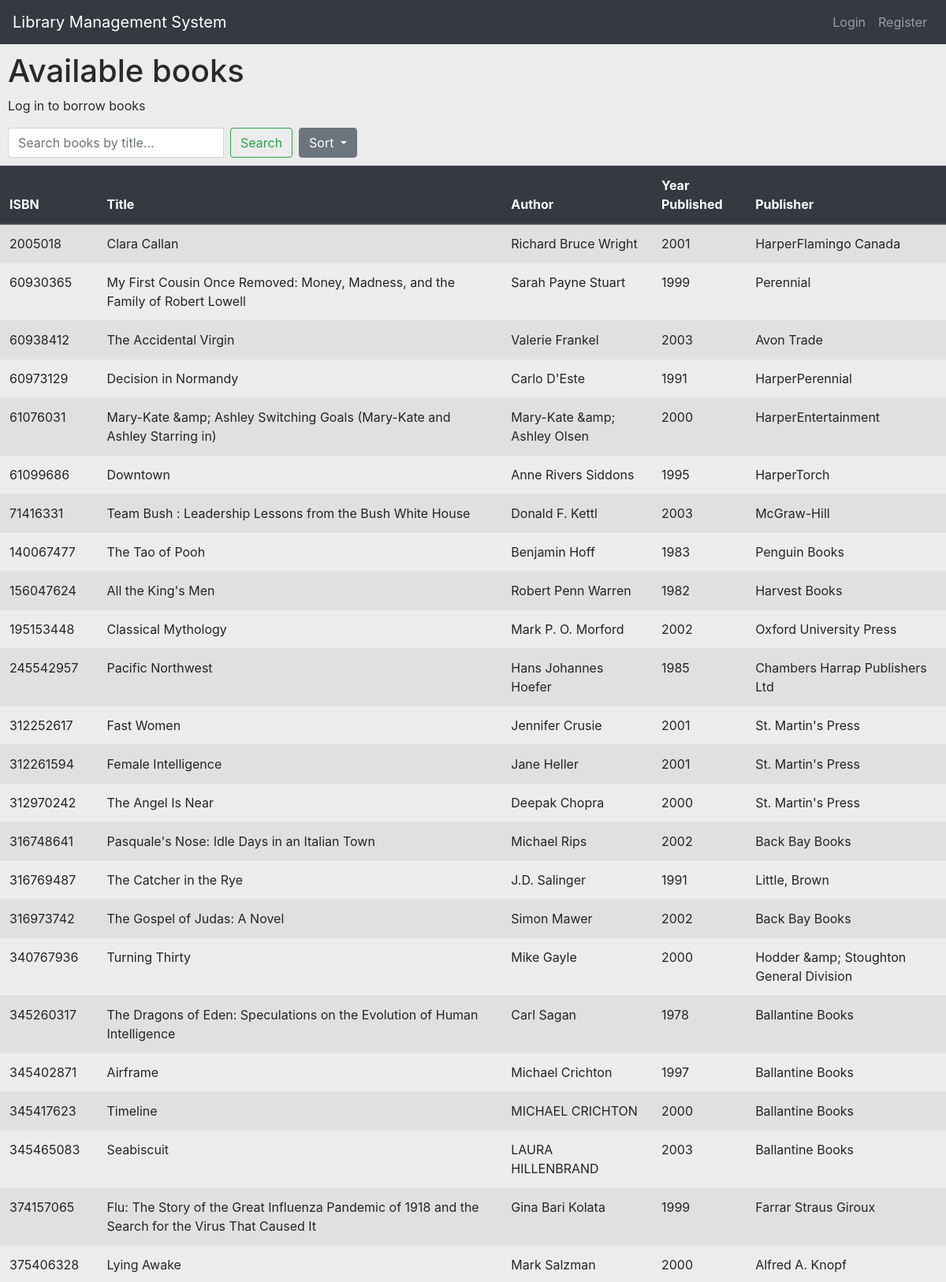
The page /home (upper part) on the database its author committed.
### library/models.py (models this page shows)
class Book(db.Model):
    isbn = db.Column(db.Integer, primary_key=True)
    title = db.Column(db.String(256), nullable=False)
    author = db.Column(db.String(256), nullable=False)
    year_published = db.Column(db.Integer, nullable=False)
    publisher = db.Column(db.String(256))
    ratings = db.relationship('Rating', backref='book', lazy='dynamic')
    borrowed = db.relationship('Borrowed', backref='book', lazy='dynamic')

### library/routes.py (the view)
@app.route('/')
@app.route('/home')
def home():
    search_query = request.args.get('search_query')
    sort_option = request.args.get('sort')
    if search_query and search_query.lower() != "all":
        books_query = Book.query.filter(Book.title.ilike(f'%{search_query}%'))
        flash("Search results for book title: '{}'".format(search_query), 'success')
    else:
        books_query = Book.query
    if sort_option == 'title_az':
        books_query = books_query.order_by(asc(Book.title))
    elif sort_option == 'title_za':
        books_query = books_query.order_by(desc(Book.title))
    elif sort_option == 'year_oldest':
        books_query = books_query.order_by(asc(Book.year_published))
    elif sort_option == 'year_newest':
        books_query = books_query.order_by(desc(Book.year_published))
    borrowed = exists().where(Book.isbn == Borrowed.isbn)
    books_query = books_query.filter(~borrowed)
    books = books_query.all()
    return render_template('home.html', books=books, search_query=search_query)

### library/templates/home.html (shortened to what this page needs)
{% extends 'base.html' %}
{% block content %}
    <h1 class="title" style="margin-left: 10px; margin-top: 10px;">Available books</h1>
    {% if not current_user.is_authenticated %}
    <p style="margin-left: 10px">Log in to borrow books</p>
    {% endif %}
    <form class="form-inline" action="{{ url_for('home') }}" method="get">
        <div class="input-group" style="margin-left: 10px">
            <input type="text" class="form-control mr-sm-2" name="search_query" placeholder="Search books by title...">
            <button class="btn btn-outline-success my-2 my-sm-0" type="submit">Search</button>
        </div>
        {% if books %}
        <div class="btn-group ml-2">
            <button class="btn btn-secondary dropdown-toggle" type="button" data-toggle="dropdown" aria-haspopup="true" aria-expanded="false">
                Sort
            </button>
        </div>
        {% endif %}
    </form>
    <table class="table table-striped" style="margin-top: 10px">
        <thead class="thead-dark">
            <tr>
                <th>ISBN</th>
                <th>Title</th>
                <th>Author</th>
                <th>Year Published</th>
                <th>Publisher</th>
            </tr>
        </thead>
        <tbody>
        {% for book in books %}
            <tr class="book">
                <td>{{ book.isbn }}</td>
                <td>{{ book.title }}</td>
                <td>{{ book.author }}</td>
                <td>{{ book.year_published }}</td>
                <td>{{ book.publisher }}</td>
            </tr>
        {% endfor %}
        </tbody>
    </table>
{% endblock %}

### library/templates/base.html (style rules this page uses)
body { background-color: #ECECEC; color: #292929 }

### rows shown on the page
Book: isbn "2005018", title "Clara Callan", author "Richard Bruce Wright", year_published "2001", publisher "HarperFlamingo Canada"
Book: isbn "60930365", title "My First Cousin Once Removed: Money, Madness, and the Family of Robert Lowell", author "Sarah Payne Stuart", year_published "1999", publisher "Perennial"
Book: isbn "60938412", title "The Accidental Virgin", author "Valerie Frankel", year_published "2003", publisher "Avon Trade"
Book: isbn "60973129", title "Decision in Normandy", author "Carlo D'Este", year_published "1991", publisher "HarperPerennial"
Book: isbn "61076031", title "Mary-Kate &amp; Ashley Switching Goals (Mary-Kate and Ashley Starring in)", author "Mary-Kate &amp; Ashley Olsen", year_published "2000", publisher "HarperEntertainment"
Book: isbn "61099686", title "Downtown", author "Anne Rivers Siddons", year_published "1995", publisher "HarperTorch"
Book: isbn "71416331", title "Team Bush : Leadership Lessons from the Bush White House", author "Donald F. Kettl", year_published "2003", publisher "McGraw-Hill"
Book: isbn "140067477", title "The Tao of Pooh", author "Benjamin Hoff", year_published "1983", publisher "Penguin Books"
Book: isbn "156047624", title "All the King's Men", author "Robert Penn Warren", year_published "1982", publisher "Harvest Books"
Book: isbn "195153448", title "Classical Mythology", author "Mark P. O. Morford", year_published "2002", publisher "Oxford University Press"
Book: isbn "245542957", title "Pacific Northwest", author "Hans Johannes Hoefer", year_published "1985", publisher "Chambers Harrap Publishers Ltd"
Book: isbn "312252617", title "Fast Women", author "Jennifer Crusie", year_published "2001", publisher "St. Martin's Press"
Book: isbn "312261594", title "Female Intelligence", author "Jane Heller", year_published "2001", publisher "St. Martin's Press"
Book: isbn "312970242", title "The Angel Is Near", author "Deepak Chopra", year_published "2000", publisher "St. Martin's Press"
Book: isbn "316748641", title "Pasquale's Nose: Idle Days in an Italian Town", author "Michael Rips", year_published "2002", publisher "Back Bay Books"
Book: isbn "316769487", title "The Catcher in the Rye", author "J.D. Salinger", year_published "1991", publisher "Little, Brown"
Book: isbn "316973742", title "The Gospel of Judas: A Novel", author "Simon Mawer", year_published "2002", publisher "Back Bay Books"
Book: isbn "340767936", title "Turning Thirty", author "Mike Gayle", year_published "2000", publisher "Hodder &amp; Stoughton General Division"
Book: isbn "345260317", title "The Dragons of Eden: Speculations on the Evolution of Human Intelligence", author "Carl Sagan", year_published "1978", publisher "Ballantine Books"
Book: isbn "345402871", title "Airframe", author "Michael Crichton", year_published "1997", publisher "Ballantine Books"
Book: isbn "345417623", title "Timeline", author "MICHAEL CRICHTON", year_published "2000", publisher "Ballantine Books"
Book: isbn "345465083", title "Seabiscuit", author "LAURA HILLENBRAND", year_published "2003", publisher "Ballantine Books"
Book: isbn "374157065", title "Flu: The Story of the Great Influenza Pandemic of 1918 and the Search for the Virus That Caused It", author "Gina Bari Kolata", year_published "1999", publisher "Farrar Straus Giroux"
Book: isbn "375406328", title "Lying Awake", author "Mark Salzman", year_published "2000", publisher "Alfred A. Knopf"
